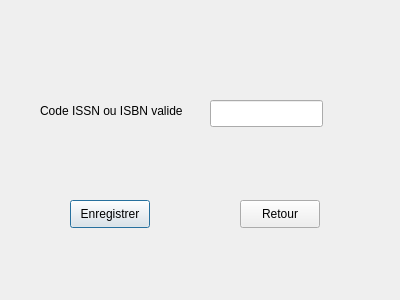
<?xml version="1.0" encoding="UTF-8"?>
<ui version="4.0">
 <class>supprimerReferenceQtClass</class>
 <widget class="QDialog" name="supprimerReferenceQtClass">
  <property name="geometry">
   <rect>
    <x>0</x>
    <y>0</y>
    <width>400</width>
    <height>300</height>
   </rect>
  </property>
  <property name="windowTitle">
   <string>Supprimer la référence</string>
  </property>
  <widget class="QLineEdit" name="codeISSNOuISBN">
   <property name="geometry">
    <rect>
     <x>210</x>
     <y>100</y>
     <width>113</width>
     <height>27</height>
    </rect>
   </property>
  </widget>
  <widget class="QLabel" name="label">
   <property name="geometry">
    <rect>
     <x>40</x>
     <y>80</y>
     <width>151</width>
     <height>61</height>
    </rect>
   </property>
   <property name="text">
    <string>Code ISSN ou ISBN valide</string>
   </property>
  </widget>
  <widget class="QPushButton" name="enregistrerSupprimer">
   <property name="geometry">
    <rect>
     <x>70</x>
     <y>200</y>
     <width>80</width>
     <height>28</height>
    </rect>
   </property>
   <property name="text">
    <string>Enregistrer</string>
   </property>
  </widget>
  <widget class="QPushButton" name="retourSupprimer">
   <property name="geometry">
    <rect>
     <x>240</x>
     <y>200</y>
     <width>80</width>
     <height>28</height>
    </rect>
   </property>
   <property name="text">
    <string>Retour</string>
   </property>
  </widget>
 </widget>
 <layoutdefault spacing="6" margin="11"/>
 <resources/>
 <connections/>
</ui>
